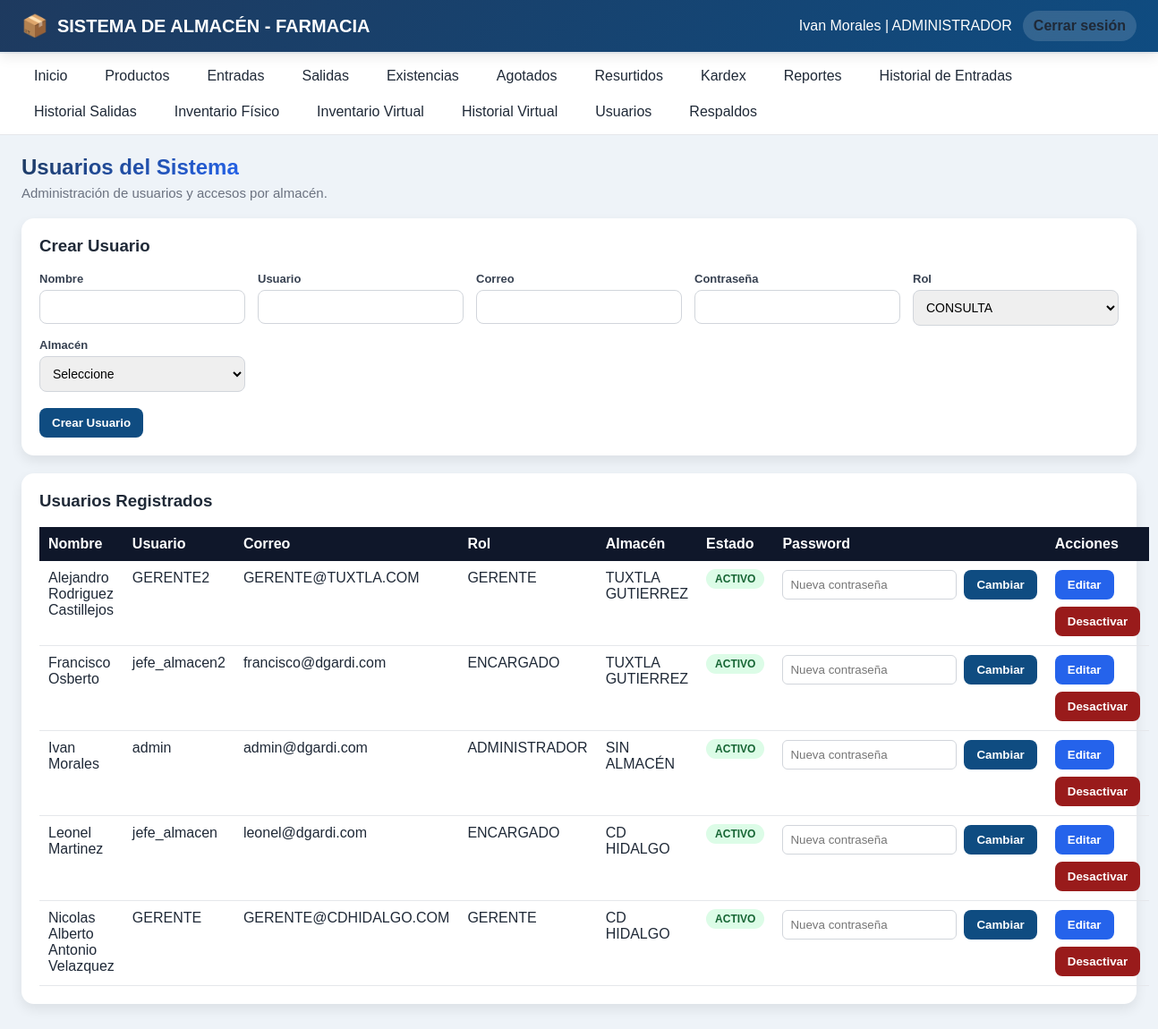
Screenshot of /usuario.php (signed in) with the database file from the repository.
### tables this page shows
CREATE TABLE `usuarios` (
  `id` int(11) NOT NULL AUTO_INCREMENT,
  `nombre` varchar(150) NOT NULL,
  `usuario` varchar(100) NOT NULL,
  `correo` varchar(150) NOT NULL,
  `password` varchar(255) NOT NULL,
  `rol` enum('ADMINISTRADOR','ENCARGADO','CONSULTA','GERENTE') NOT NULL DEFAULT 'CONSULTA',
  `estado` tinyint(1) NOT NULL DEFAULT 1,
  `created_at` timestamp NOT NULL DEFAULT current_timestamp(),
  `updated_at` timestamp NOT NULL DEFAULT current_timestamp() ON UPDATE current_timestamp(),
  `almacen_id` int(11) DEFAULT NULL,
  PRIMARY KEY (`id`),
  UNIQUE KEY `usuario` (`usuario`),
  UNIQUE KEY `correo` (`correo`),
  KEY `fk_usuario_almacen` (`almacen_id`),
  CONSTRAINT `fk_usuario_almacen` FOREIGN KEY (`almacen_id`) REFERENCES `almacenes` (`id`)
);

CREATE TABLE `almacenes` (
  `id` int(11) NOT NULL AUTO_INCREMENT,
  `nombre` varchar(150) NOT NULL,
  `descripcion` varchar(255) DEFAULT NULL,
  `estado` tinyint(1) NOT NULL DEFAULT 1,
  `created_at` timestamp NOT NULL DEFAULT current_timestamp(),
  PRIMARY KEY (`id`)
);

### app/helpers/utils.php (called while the page is built, shortened)
<?php
function e(?string $value): string
{
    return htmlspecialchars($value ?? '', ENT_QUOTES, 'UTF-8');
}

### app/helpers/auth.php (called while the page is built, shortened)
<?php
function currentUser(): ?array
{
    return $_SESSION['user'] ?? null;
}

### app/models/Usuario.php (called while the page is built, shortened)
<?php
require_once __DIR__ . '/../config/database.php';
class Usuario
{
    private PDO $conn;
    private string $table = 'usuarios';
    public function __construct(?PDO $conn = null)
    {
        $database = new Database();
        $this->conn = $database->connect();
    }
    public function getAll(): array
    {
        $sql = "
            SELECT
                u.id,
                u.nombre,
                u.usuario,
                u.correo,
                u.rol,
                u.estado,
                u.almacen_id,
                u.created_at,
                u.updated_at,
                a.nombre AS almacen_nombre
            FROM {$this->table} AS u
            LEFT JOIN almacenes AS a
                ON u.almacen_id = a.id
            ORDER BY
                u.nombre ASC
        ";
        $stmt = $this->conn->query($sql);
        return $stmt->fetchAll(
            PDO::FETCH_ASSOC
        );
    }
}

### app/config/database.php (called while the page is built, shortened)
<?php
class Database
{
    private string $host = '127.0.0.1';
    private string $port = '3307';
    private string $dbName = 'almacen_farmacia';
    private string $username = 'root';
    private string $password = '';
    private string $charset = 'utf8mb4';
    public function connect(): PDO
    {
        $dsn = sprintf(
            'mysql:host=%s;port=%s;dbname=%s;charset=%s',
            $this->host,
            $this->port,
            $this->dbName,
            $this->charset
        );
        try {
            $this->connection = new PDO(
                $dsn,
                $this->username,
                $this->password,
                [
                    PDO::ATTR_ERRMODE =>
                        PDO::ERRMODE_EXCEPTION,
                    PDO::ATTR_DEFAULT_FETCH_MODE =>
                        PDO::FETCH_ASSOC,
                    PDO::ATTR_EMULATE_PREPARES =>
                        false,
                    PDO::ATTR_STRINGIFY_FETCHES =>
                        false,
                    PDO::ATTR_TIMEOUT =>
                        10
                ]
            );
            $this->connection->exec(
                "SET time_zone = '-06:00'"
            );
            $this->connection->exec(
                "SET NAMES utf8mb4 COLLATE utf8mb4_unicode_ci"
            );
            return $this->connection;
        } catch (PDOException $e) {
            error_log(
                'Error de conexión con MySQL: '
                . $e->getMessage()
            );
            throw new RuntimeException(
                'No se pudo establecer conexión con la base de datos.',
                0,
                $e
            );
        }
    }
}

### app/controllers/UsuarioController.php (called while the page is built, shortened)
<?php
require_once __DIR__ . '/../models/Usuario.php';
require_once __DIR__ . '/../models/Movimiento.php';
class UsuarioController
{
    private Usuario $usuarioModel;
    public function __construct()
    {
        $this->usuarioModel = new Usuario();
    }
    public function usuarios(): array
    {
        return $this->usuarioModel->getAll();
    }
}

### app/models/Movimiento.php (called while the page is built, shortened)
<?php
require_once __DIR__ . '/../config/database.php';
class Movimiento
{
    public function __construct()
    {
        $database = new Database();
    }
}

### public/usuario.php (the view, shortened to what this page needs)
<?php
require_once __DIR__ . '/../app/helpers/auth.php';
require_once __DIR__ . '/../app/helpers/utils.php';
require_once __DIR__ . '/../app/controllers/UsuarioController.php';
$controller = new UsuarioController();
$controller->verificarAdmin();
$usuarios = $controller->usuarios();
$moduleCss = 'productos';
include __DIR__ . '/../app/views/layouts/header.php';
?>
<div class="module-header">
    <div>
        <h2>Usuarios del Sistema</h2>
        <p>Administración de usuarios y accesos por almacén.</p>
    </div>
</div>
<div class="usuario-card">
    <h3 style="margin-bottom:18px;">Crear Usuario</h3>
    <form method="POST">
        <div class="usuario-form-grid">
            <div class="usuario-field">
                <label>Nombre</label>
                <input type="text" name="nombre" required>
            </div>
            <div class="usuario-field">
                <label>Usuario</label>
                <input type="text" name="usuario" required>
            </div>
            <div class="usuario-field">
                <label>Correo</label>
                <input type="email" name="correo" required>
            </div>
            <div class="usuario-field">
                <label>Contraseña</label>
                <input type="password" name="password" required>
            </div>
            <div class="usuario-field">
                <label>Rol</label>
                <select name="rol" required>
    <option value="CONSULTA">CONSULTA</option>
</select>
            </div>
            <div class="usuario-field">
                <label>Almacén</label>
                <select name="almacen_id">
                    <option value="">Seleccione</option>
                </select>
            </div>
        </div>
        <div style="margin-top:18px;">
            <button type="submit" class="btn-usuario">Crear Usuario</button>
        </div>
    </form>
</div>
<div class="usuario-card">
    <h3 style="margin-bottom:18px;">Usuarios Registrados</h3>
    <table class="table-usuarios">
        <thead>
            <tr>
                <th>Nombre</th>
                <th>Usuario</th>
                <th>Correo</th>
                <th>Rol</th>
                <th>Almacén</th>
                <th>Estado</th>
                <th>Password</th>
                <th>Acciones</th>
            </tr>
        </thead>
        <tbody>
            <?php foreach ($usuarios as $usuario): ?>
                <tr>
                    <td><?= e($usuario['nombre']) ?></td>
                    <td><?= e($usuario['usuario']) ?></td>
                    <td><?= e($usuario['correo']) ?></td>
                    <td><?= e($usuario['rol']) ?></td>
                    <td><?= e($usuario['almacen_nombre'] ?? 'SIN ALMACÉN') ?></td>
                    <td>
                        <?php if ((int)$usuario['estado'] === 1): ?>
                            <span class="badge-activo">ACTIVO</span>
                        <?php else: ?>
                            <span class="badge-inactivo">INACTIVO</span>
                        <?php endif; ?>
                    </td>
                    <td>
                        <form method="POST" class="password-form">
                            <input
                                type="password"
                                name="nueva_password"
                                placeholder="Nueva contraseña"
                                required
                            >
                            <button type="submit" class="btn-usuario">Cambiar</button>
                        </form>
                    </td>
                    <td>
                        <div class="actions-row">
                            <button
                                type="button"
                                class="btn-usuario btn-edit"
                                onclick="abrirModalEditar(
                                    '<?= (int)$usuario['id'] ?>',
                                    '<?= e($usuario['nombre']) ?>',
                                    '<?= e($usuario['usuario']) ?>',
                                    '<?= e($usuario['correo']) ?>',
                                    '<?= e($usuario['rol']) ?>',
                                    '<?= (int)($usuario['almacen_id'] ?? 0) ?>'
                                )"
                            >
                                Editar
                            </button>
                            <form method="POST">
                                <button type="submit" class="btn-usuario btn-danger">
                                    <?= (int)$usuario['estado'] === 1 ? 'Desactivar' : 'Activar' ?>
                                </button>
                            </form>
                        </div>
                    </td>
                </tr>
            <?php endforeach; ?>
        </tbody>
    </table>
</div>
<?php include __DIR__ . '/../app/views/layouts/footer.php'; ?>

### app/views/layouts/header.php (shortened to what this page needs)
<?php
require_once __DIR__ . '/../../helpers/auth.php';
require_once __DIR__ . '/../../helpers/utils.php';
$user = currentUser();
$moduleCss = $moduleCss ?? null;
$rolUsuario = strtoupper(
    trim($user['rol'] ?? '')
);
$almacenId = (int) (
    $user['almacen_id'] ?? 0
);
$esAdmin = $rolUsuario === 'ADMINISTRADOR';
$esGerente = $rolUsuario === 'GERENTE';
$esEncargado = $rolUsuario === 'ENCARGADO';
$esConsulta = $rolUsuario === 'CONSULTA';
$puedeVerAgotados = in_array(
    $rolUsuario,
    [
        'ADMINISTRADOR',
        'GERENTE',
        'ENCARGADO',
        'CONSULTA'
    ],
    true
);
$puedeVerInventarios =
    $esAdmin
    || $esGerente
    || $esEncargado
    || $esConsulta
    || $almacenId === 1
    || $almacenId === 2
    || $almacenId === 3;
$puedeVerResurtidos = in_array(
    $rolUsuario,
    [
        'ADMINISTRADOR',
        'GERENTE',
        'ENCARGADO'
    ],
    true
);
?>
<!DOCTYPE html>
<html lang="es">
<head>
    <link
        rel="stylesheet"
        href="assets/css/global.css"
    >
    <?php if (!empty($moduleCss)): ?>
        <link
            rel="stylesheet"
            href="assets/css/<?= e($moduleCss) ?>.css?v=<?= time() ?>"
        >
    <?php endif; ?>
</head>
<body>
<header class="topbar">
    <div class="topbar-left">
        <h1>
            SISTEMA DE ALMACÉN - FARMACIA
        </h1>
    </div>
    <div class="topbar-right">
        <?php if ($user): ?>
            <span>
                <?= e($user['nombre'] ?? '') ?>
                |
                <?= e($user['rol'] ?? '') ?>
            </span>
            <a
                href="logout.php"
                class="btn-top"
            >
                Cerrar sesión
            </a>
        <?php endif; ?>
    </div>
</header>
<?php if ($user): ?>
    <nav class="navbar">
        <a href="dashboard.php">
            Inicio
        </a>
        <?php if (!$esGerente && !$esConsulta): ?>
            <a href="productos.php">
                Productos
            </a>
            <a href="entradas.php">
                Entradas
            </a>
            <a href="salidas.php">
                Salidas
            </a>
        <?php endif; ?>
        <a href="existencias.php">
            Existencias
        </a>
        <?php if ($puedeVerAgotados): ?>
            <a href="agotados.php">
                Agotados
            </a>
        <?php endif; ?>
        <?php if ($puedeVerResurtidos): ?>
            <a
                href="resurtidos.php"
                class="nav-resurtidos"
                id="enlaceResurtidos"
            >
                <span>Resurtidos</span>
            </a>
        <?php endif; ?>
        <?php if (!$esGerente && !$esConsulta): ?>
            <a href="kardex.php">
                Kardex
            </a>
            <a href="reportes.php">
                Reportes
            </a>
            <a href="historial_entradas.php">
                Historial de Entradas
            </a>
            <a href="historial_salidas.php">
                Historial Salidas
            </a>
        <?php endif; ?>
        <?php if ($puedeVerInventarios): ?>
            <a href="inventario_fisico.php">
                Inventario Físico
            </a>
            <a href="inventario_virtual.php">
                Inventario Virtual
            </a>
            <a href="inventario_virtual_historial.php">
                Historial Virtual
            </a>
        <?php endif; ?>
        <?php if ($esAdmin): ?>
            <a href="usuario.php">
                Usuarios
            </a>
        <?php endif; ?>
        <?php if ($esAdmin || $esEncargado): ?>
            <a href="respaldos.php">
                Respaldos
            </a>
        <?php endif; ?>
    </nav>
<?php endif; ?>
<main class="main-content">

### rows the page displays
usuarios: nombre "Ivan Morales", rol "ADMINISTRADOR", usuario "admin", correo "admin@dgardi.com", almacen_nombre "SIN ALMACÉN", estado "ACTIVO"
usuarios: nombre "Alejandro Rodriguez Castillejos", usuario "GERENTE2", correo "GERENTE@TUXTLA.COM", rol "GERENTE", almacen.nombre "TUXTLA GUTIERREZ", estado "ACTIVO"
usuarios: nombre "Francisco Osberto", usuario "jefe_almacen2", correo "francisco@dgardi.com", rol "ENCARGADO", almacen.nombre "TUXTLA GUTIERREZ", estado "ACTIVO"
usuarios: nombre "Leonel Martinez", usuario "jefe_almacen", correo "leonel@dgardi.com", rol "ENCARGADO", almacen.nombre "CD HIDALGO", estado "ACTIVO"
usuarios: nombre "Nicolas Alberto Antonio Velazquez", usuario "GERENTE", correo "GERENTE@CDHIDALGO.COM", rol "GERENTE", almacen.nombre "CD HIDALGO", estado "ACTIVO"
